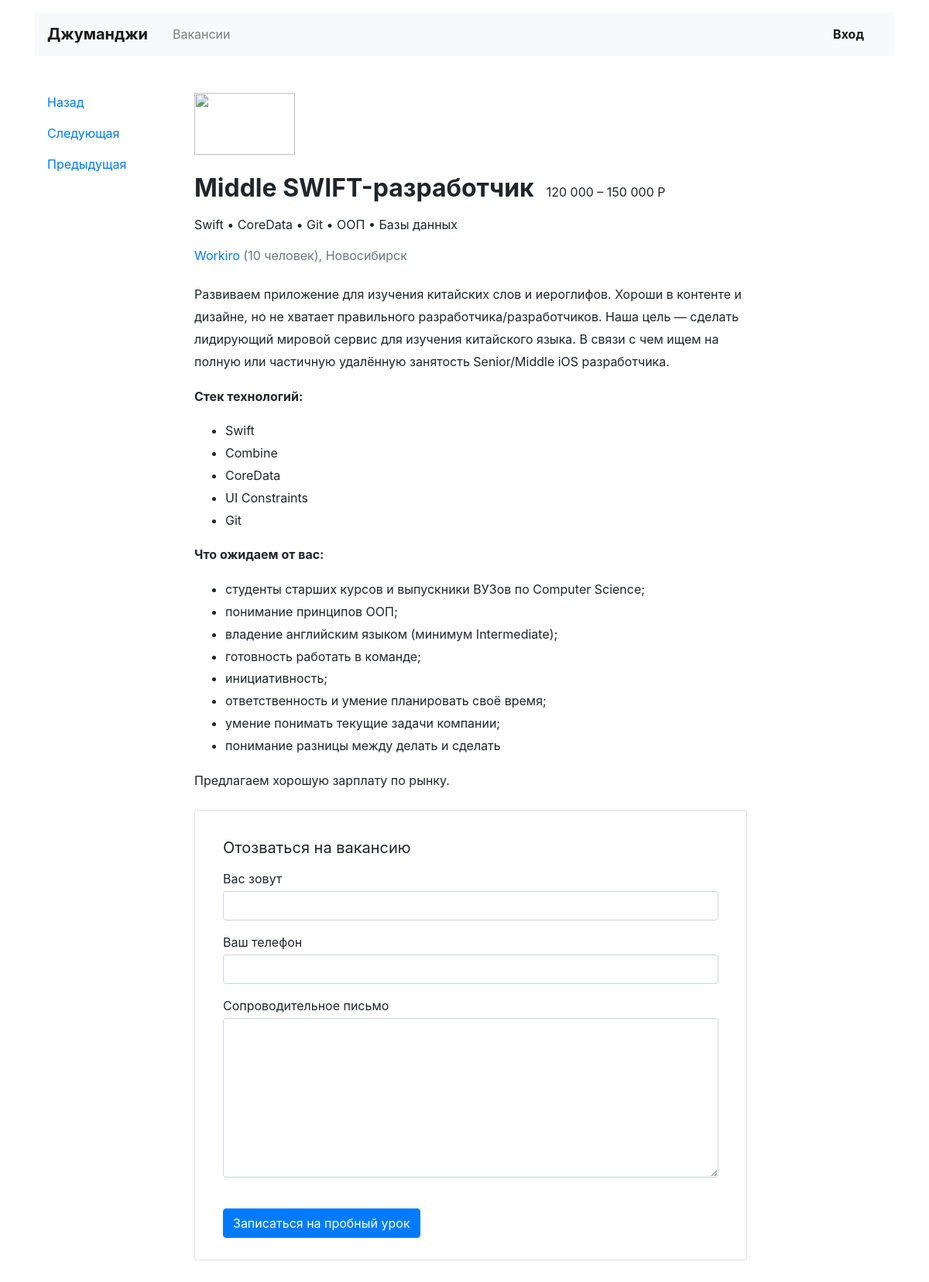
The app's page /vacancies/3/ with its own data.
### job_search/models.py (models this page shows)
class Vacancy(models.Model):
    title = models.CharField(max_length=100)
    skills = models.TextField()
    description = models.TextField()
    salary_min = models.IntegerField()
    salary_max = models.IntegerField()
    published_at = models.DateTimeField()
    company = models.ForeignKey(Company, on_delete=models.CASCADE, related_name="vacancies")
    specialty = models.ForeignKey(Speciality, on_delete=models.CASCADE, related_name="vacancies")

class Company(models.Model):
    name = models.CharField(max_length=100)
    location = models.CharField(max_length=100)
    logo = models.URLField(default='https://place-hold.it/100x60')
    description = models.TextField()
    employee_count = models.IntegerField()

### job_search/views.py (the view)
# urls.py: path('vacancies/<int:vacancy_pk>/', VacancyView.as_view(), name='vacancy'),
class VacancyView(TemplateView):
    template_name = 'job_search/vacancy.html'
    def get_context_data(self, **kwargs):
        context = super(VacancyView, self).get_context_data(**kwargs)
        context['vacancy'] = get_object_or_404(Vacancy, pk=context['vacancy_pk'])  # объект по ключу из url
        context['vacancies_count'] = Vacancy.objects.count()  # передается для перехода на следующую вакансию
        return context

### job_search/templatetags/ru_pluralize.py (called while the page is built)
@register.filter
def ru_pluralize(number: Union[int, str], arg: str = 'дурак,дурака,дураков'):
    nominative_singular, genitive_singular, genitive_plural = arg.split(",")
    number = abs(int(number))
    if 10 <= number % 100 <= 20:
        return f'{number} {genitive_plural}'
    if number % 10 == 1:
        return f'{number} {nominative_singular}'
    if 2 <= number % 10 <= 4:
        return f'{number} {genitive_singular}'
    return f'{number} {genitive_plural}'

### job_search/templatetags/switch_symb.py (called while the page is built)
@register.filter
def switch_symb(text: str, arg: str = ',&•') -> str:
    [prev, new] = arg.split('&')
    new_string = ""
    for char in text:
        if char != prev:
            new_string += char
        else:
            new_string += new
    return new_string

### job_search/templatetags/thous_sep.py (called while the page is built)
@register.filter
def thous_sep(number: int) -> str:
    number = str(number)
    string_number = ""
    for number, char in enumerate(number[::-1]):
        string_number = char + string_number
        if (number+1) % 3 == 0:
            string_number = " " + string_number
    return string_number

### job_search/templates/job_search/vacancy.html
{% extends 'job_search/base.html' %}
{% load thous_sep %}
{% load switch_symb %}
{% load ru_pluralize %}
{% block content %}
  <main class="container mt-3 pb-5">
    <div class="row mt-5">
      <div class="col-12 col-lg-2">
        <div class="pl-3 mb-5">
          <p><a href="{{ request.META.HTTP_REFERER }}">Назад</a></p>
            <p><a href="{% if vacancy.pk|add:1 > vacancies_count  %}{% url 'vacancy' 1 %}{% else %}{% url 'vacancy' vacancy_pk|add:1 %}{% endif %}">Следующая</a></p>
            <p><a href="{% if vacancy.pk|add:-1 < 1  %}{% url 'vacancy' vacancies_count %}{% else %}{% url 'vacancy' vacancy_pk|add:-1 %}{% endif %}">Предыдущая</a></p>
        </div>
      </div>
      <div class="col-12 col-lg-8">
        <section class="pl-3">
          <a href="#"><img src="https://place-hold.it/130x80" width="130" height="80" alt=""></a>
          <div class="d-flex align-items-baseline align-content-baseline">
            <h1 class="h2 mt-4 font-weight-bold" >{{ vacancy.title }}</h1>
            <p class="m-0 pl-3">{{ vacancy.salary_min|thous_sep }} – {{ vacancy.salary_max|thous_sep }} Р</p>
          </div>
          <p class="mt-2">{{ vacancy.skills|switch_symb:",& •" }}</p>
          <p class="text-muted mb-4"><a href="{% url 'company' vacancy.company.pk %}">{{ vacancy.company.name|capfirst }}</a> ({{ vacancy.company.employee_count|ru_pluralize:"человек,человека,человек" }}), {{ vacancy.company.location }} </p>
          <div style="line-height: 1.8;">
              {{ vacancy.description|safe}}
          </div>
          <form action="/echo" class="card mt-4 mb-3" enctype="multipart/form-data">
            <div class="card-body mx-3">
              <p class="h5 mt-3 font-weight-normal">Отозваться на вакансию</p>
              <div class="form-group">
                <label class="mb-1 mt-2" for="userName">Вас зовут</label>
                <input class="form-control" type="text" placeholder="" id="userName">
              </div>
              <div class="form-group">
                <label class="mb-1" for="userPhone">Ваш телефон</label>
                <input class="form-control" type="tel" placeholder="" id="userPhone">
              </div>
              <div class="form-group">
                <label class="mb-1" for="userMsg" >Сопроводительное письмо</label>
                <textarea class="form-control" rows="8" id="userMsg"></textarea>
              </div>
              <input type="submit" class="btn btn-primary mt-4 mb-2" value="Записаться на пробный урок">
            </div>
          </form>
        </section>
      </div>
    </div>
  </main>
{% endblock %}

### records on screen
Vacancy: title "Middle SWIFT-разработчик", salary_min|thous_sep "120 000", salary_max|thous_sep "150 000", skills|switch_symb "Swift • CoreData • Git • ООП • Базы данных", company.name "Workiro", company.employee_count|ru_pluralize "10 человек", company.location "Новосибирск", description "Развиваем приложение для изучения китайских слов и иероглифов. Хороши в контенте и дизайне, но не хватает правильного разработчика/разработчиков. Наша цель — сделать лидирующий мировой сервис для изучения китайского языка. В связи с чем ищем на полную или частичную удалённую занятость Senior/Middle iOS разработчика. Стек технологий: Swift Combine CoreData UI Constraints Git Что ожидаем от вас: студенты старших курсов и выпускники ВУЗов по Computer Science; понимание принципов ООП; владение английским языком (минимум Intermediate); готовность работать в команде; инициативность; ответственность и умение планировать своё время; умение понимать текущие задачи компании; понимание разницы между…"
